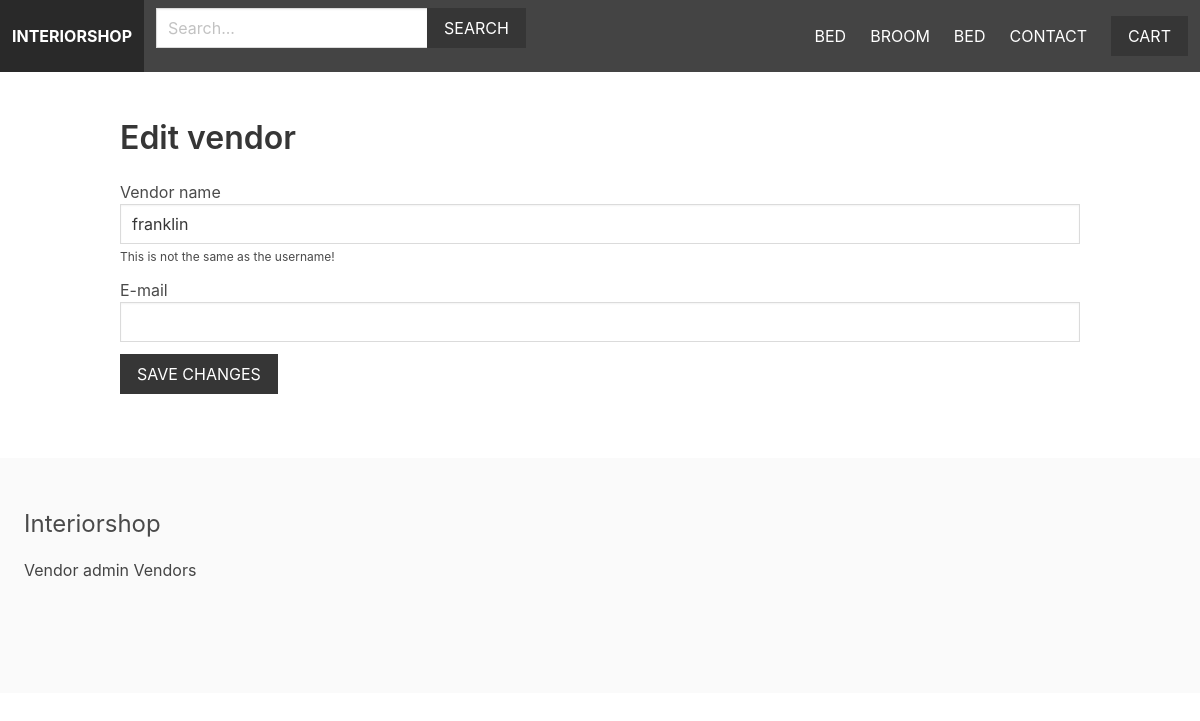
Page /vendors/edit-vendor/ (signed in) on the committed database.
### apps/product/models.py (models this page shows, shortened)
class Category(models.Model):
    title = models.CharField(max_length=255)
    slug = models.SlugField(max_length=255)
    ordering = models.IntegerField(default=0)
    class Meta:
        ordering = ['ordering']

### apps/vendor/models.py (models this page shows, shortened)
class Vendor(models.Model):
    name = models.CharField(max_length=255)
    created_at = models.DateTimeField(auto_now_add=True)
    created_by = models.OneToOneField(User, related_name='vendor', on_delete=models.CASCADE)
    class Meta:
        ordering = ['name']

### apps/vendor/views.py (the view, shortened to what this page needs)
# urls.py: path('edit-vendor/', views.edit_vendor, name='edit_vendor'),
@login_required
def edit_vendor(request):
    vendor = request.user.vendor
    return render(request, 'vendor/edit_vendor.html', {'vendor': vendor})

### apps/cart/cart.py (called while the page is built)
    def __len__(self):
        return sum(item['quantity'] for item in self.cart.values())

### apps/cart/context_processors.py (called while the page is built)
def cart(request):
    return {'cart': Cart(request)}

### apps/product/context_processors.py (called while the page is built)
def menu_categories(request):
    categories = Category.objects.all()
    return {'menu_categories': categories}

### apps/vendor/templates/vendor/edit_vendor.html (shortened to what this page needs)
{% extends 'core/base.html' %}
{% block content %}
    <h1 class="title">Edit vendor</h1>
    <form method="post" action=".">
        <div class="field">
            <label>Vendor name</label>
            <div class="control">
                <input type="text" name="name" id="id_name" value="{{ vendor.name }}" class="input">
            </div>
            <p class="help">This is not the same as the username!</p>
        </div>
        <div class="field">
            <label>E-mail</label>
            <div class="control">
                <input type="email" name="email" id="id_email" value="{{ vendor.created_by.email }}" class="input">
            </div>
        </div>
        <div class="field">
            <div class="control">
                <button class="button is-dark is-uppercase">Save changes</button>
            </div>
        </div>
    </form>
{% endblock %}

### apps/core/templates/core/base.html (shortened to what this page needs)
{% load static %}
<html lang="en">
  <head>
    <link
      rel="stylesheet"
      href="https://cdn.jsdelivr.net/npm/bulma@0.9.4/css/bulma.min.css"
    />
    <link rel="stylesheet" href="{% static 'styles/main.css' %}" />
  </head>
  <body>
    <nav class="navbar is-dark">
      <div class="navbar-brand">
        <a href="/" class="navbar-item"><strong>Interiorshop</strong></a>
      </div>
      <div class="navbar-menu" id="main-navbar">
          <div class="navbar-start">
            <div class="navbar-item">
                <form method="get" action="{% url 'search' %}">
                    <div class="field has-addons">
                        <div class="control">
                            <input type="text" class="input" placeholder="Search..." name="query">
                        </div>
                        <div class="control">
                            <button class="button is-dark is-uppercase">Search</button>
                        </div>
                    </div>
                </form>
            </div>
        </div>
        <div class="navbar-end">
          {% for category in menu_categories %}
              <a href="{% url 'category' category.slug %}" class="navbar-item">{{ category.title }}</a>
          {% endfor %}
          <a href="{% url 'contact' %}" class="navbar-item">Contact</a>
          <div class="navbar-item">
            <a href="{% url 'cart' %}" class="button is-dark">Cart{% if cart %} ({{ cart|length }}){% endif %}</a>
          </div>
        </div>
      </div>
    </nav>
    <section class="section">
      <div class="container">{% block content %} {% endblock %}</div>
    </section>
    <footer class="footer">
      <h3 class="is-size-4 mb-4">Interiorshop</h3>
      {% if request.user.is_authenticated %}
      <a href="{% url 'vendor_admin' %}">Vendor admin</a>
      {% else %}
      <a href="{% url 'become_vendor' %}">Become vendor</a>
      {% endif %}
      <a href="{% url 'vendors' %}">Vendors</a>
    </footer>
  </body>
</html>

### static/styles/main.css (style rules this page uses)
.navbar { text-transform: uppercase; }
.navbar.is-dark { background: #444; }
.footer a { margin-bottom: 15px; display: inline-block; color: #444; }
.input, .button { border-radius: 0; }

### rows in the picture
Category: title "BED"
Category: title "BROOM"
Category: title "BED"
Vendor: name "franklin"
